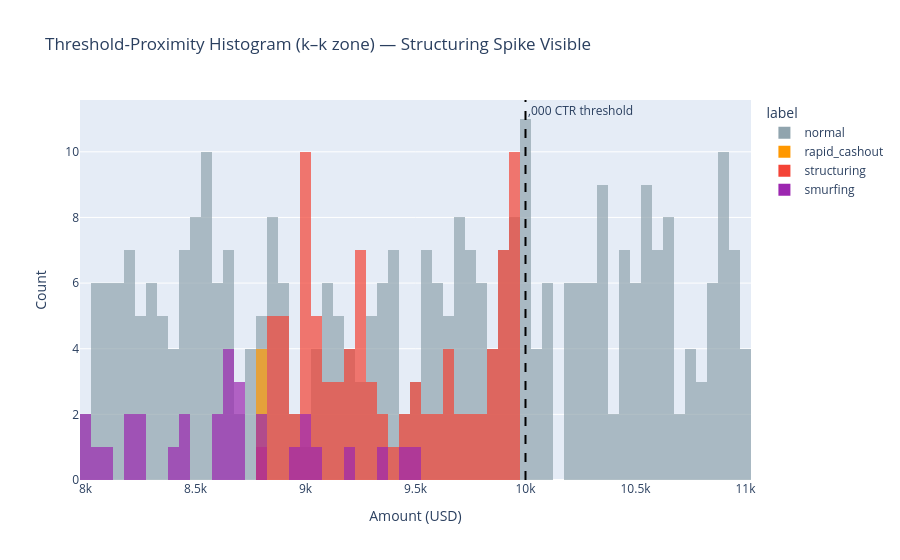

Notebook code cell kept with this figure:
### Markdown cell above
## 4. Threshold-Proximity Histogram

This chart shows transactions bucketed near the ,000 BSA CTR threshold.  
The structuring pattern produces a visible spike just below ,000 — the defining signal of structuring.  
**This is one of the most important charts for demonstrating to judges that the detection logic is grounded in real AML typologies.**

### Code cell
# Focus on transactions between ,000 and ,000 (threshold-proximity zone)
THRESHOLD = 10_000
zone = tx[(tx["amount"] >= 8_000) & (tx["amount"] <= 11_000)].copy()
zone["label"] = zone["pattern_label"].fillna("normal")

print(f"Transactions in k-k zone: {len(zone):,}")
print(zone["label"].value_counts().to_string())

fig = px.histogram(
    zone,
    x="amount",
    color="label",
    nbins=60,
    title="Threshold-Proximity Histogram (k–k zone) — Structuring Spike Visible",
    barmode="overlay",
    opacity=0.7,
    color_discrete_map={
        "normal": "#90A4AE",
        "structuring": "#F44336",
        "smurfing": "#9C27B0",
        "layering": "#2196F3",
        "rapid_cashout": "#FF9800",
    },
)
fig.add_vline(
    x=THRESHOLD,
    line_dash="dash",
    line_color="black",
    annotation_text=",000 CTR threshold",
    annotation_position="top right",
)
fig.update_layout(xaxis_title="Amount (USD)", yaxis_title="Count")
fig.show()

### Figure 1 — Plotly figure (JSON) as saved in the notebook; plotly's stock layout.template omitted (floating-point values rounded to 4 significant figures; data arrays with more than 128 entries replaced by an {"elided": "..."} marker saying what was removed)
{"data": [{"bingroup": "x", "hovertemplate": "label=normal<br>amount=%{x}<br>count=%{y}<extra></extra>", "legendgroup": "normal", "marker": {"color": "#90A4AE", "opacity": 0.7, "pattern": {"shape": ""}}, "name": "normal", "nbinsx": 60, "orientation": "v", "showlegend": true, "type": "histogram", "x": {"elided": "339 float values"}, "xaxis": "x", "yaxis": "y"}, {"bingroup": "x", "hovertemplate": "label=rapid_cashout<br>amount=%{x}<br>count=%{y}<extra></extra>", "legendgroup": "rapid_cashout", "marker": {"color": "#FF9800", "opacity": 0.7, "pattern": {"shape": ""}}, "name": "rapid_cashout", "nbinsx": 60, "orientation": "v", "showlegend": true, "type": "histogram", "x": [8808.0, 8808.0, 8808.0, 8808.0], "xaxis": "x", "yaxis": "y"}, {"bingroup": "x", "hovertemplate": "label=structuring<br>amount=%{x}<br>count=%{y}<extra></extra>", "legendgroup": "structuring", "marker": {"color": "#F44336", "opacity": 0.7, "pattern": {"shape": ""}}, "name": "structuring", "nbinsx": 60, "orientation": "v", "showlegend": true, "type": "histogram", "x": [8908.0, 9349.0, 9212.0, 9653.0, 9164.0, 9930.0, 9023.0, 9946.0, 9272.0, 9621.0, 9242.0, 9270.0, 9189.0, 9616.0, 8989.0, 9546.0, 9088.0, 8803.0, 9024.0, 8981.0, 9754.0, 9837.0, 9180.0, 9280.0, 9776.0, 9131.0, 9975.0, 9892.0, 9212.0, 9241.0, 9927.0, 9906.0, 8920.0, 9955.0, 9918.0, 9831.0, 9957.0, 9083.0, 8876.0, 8976.0, 9938.0, 8867.0, 9434.0, 9267.0, 9028.0, 8885.0, 9471.0, 9889.0, 9043.0, 8859.0, 9012.0, 8982.0, 9886.0, 9965.0, 9513.0, 9248.0, 9512.0, 9574.0, 9923.0, 8832.0, 9033.0, 9943.0, 8944.0, 9028.0, 9022.0, 8981.0, 9637.0, 8918.0, 8843.0, 9072.0, 9714.0, 9731.0, 9863.0, 9277.0, 8832.0, 9333.0, 9954.0, 9823.0, 9150.0, 8947.0, 9630.0, 9293.0, 9647.0, 9235.0, 9858.0, 9703.0, 9125.0, 9506.0, 9903.0, 9401.0, 8994.0], "xaxis": "x", "yaxis": "y"}, {"bingroup": "x", "hovertemplate": "label=smurfing<br>amount=%{x}<br>count=%{y}<extra></extra>", "legendgroup": "smurfing", "marker": {"color": "#9C27B0", "opacity": 0.7, "pattern": {"shape": ""}}, "name": "smurfing", "nbinsx": 60, "orientation": "v", "showlegend": true, "type": "histogram", "x": [9053.0, 8009.0, 8713.0, 8793.0, 8618.0, 8630.0, 8619.0, 8193.0, 8653.0, 8429.0, 8416.0, 8013.0, 8976.0, 9374.0, 9443.0, 8683.0, 8086.0, 9483.0, 8190.0, 8997.0, 8226.0, 8640.0, 8075.0, 8642.0, 8822.0, 9221.0, 8229.0, 8937.0, 8427.0, 8676.0], "xaxis": "x", "yaxis": "y"}], "layout": {"annotations": [{"showarrow": false, "text": ",000 CTR threshold", "x": 10000, "xanchor": "left", "xref": "x", "y": 1, "yanchor": "top", "yref": "y domain"}], "barmode": "overlay", "legend": {"title": {"text": "label"}, "tracegroupgap": 0}, "shapes": [{"line": {"color": "black", "dash": "dash"}, "type": "line", "x0": 10000, "x1": 10000, "xref": "x", "y0": 0, "y1": 1, "yref": "y domain"}], "title": {"text": "Threshold-Proximity Histogram (k–k zone) — Structuring Spike Visible"}, "xaxis": {"anchor": "y", "domain": [0.0, 1.0], "title": {"text": "Amount (USD)"}}, "yaxis": {"anchor": "x", "domain": [0.0, 1.0], "title": {"text": "Count"}}}}
